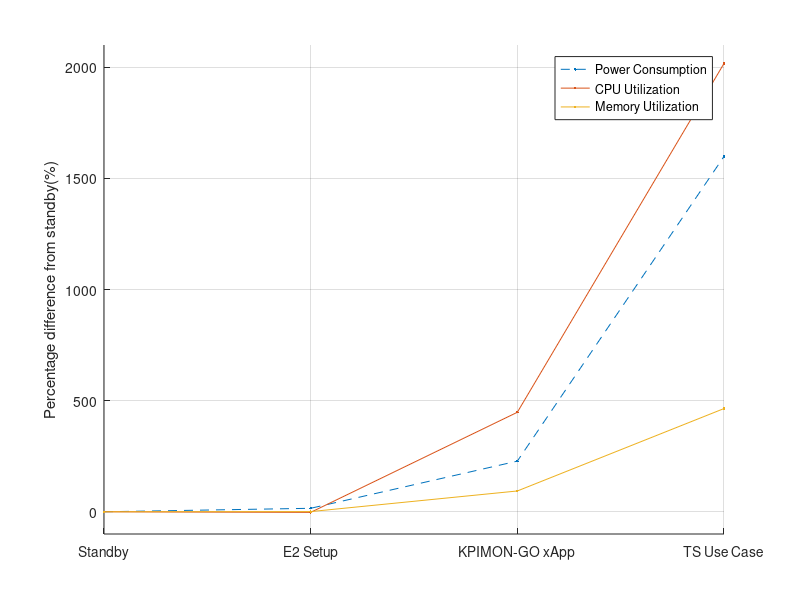

Here is the MATLAB script that generated this plot:
clear all;
close all;
format long;
ColumnLabel={'Standby','E2 Setup','KPIMON-GO xApp','TS Use Case'};
Column=0:3;
Power_percent=[0, 15.66219856, 227.8790747, 1598.625104];
CPU_percent=  [0, -2.70130091, 447.6177838, 2016.946424];
MEM_percent=  [0, 0.845004799, 93.56980714, 464.364452];
hold on;
grid on;
plot(Column, Power_percent,'.--', Column, CPU_percent,'.-', Column, MEM_percent,'.-');
legend('Power Consumption','CPU Utilization', 'Memory Utilization');
xlim([0 3]);
ylim([-100 2100]);
xticks(Column);
xticklabels(ColumnLabel);
ylabel('Percentage difference from standby(%)');






